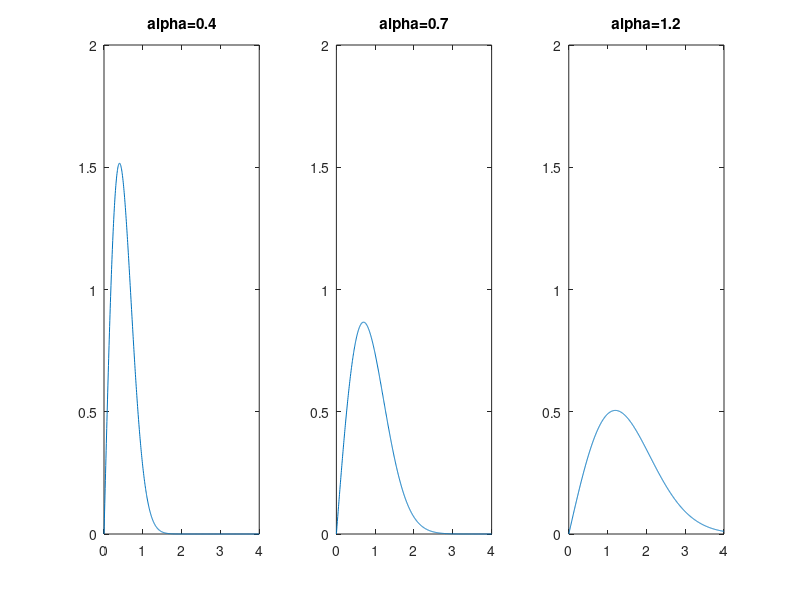

Write the MATLAB code that produced this figure.
x=0:0.005:4;
y=raylpdf(x,0.4);
subplot(131);
plot(x,y);
axis([0 4 0 2]);
title('alpha=0.4');
y=raylpdf(x,0.7);
subplot(132);
plot(x,y);
axis([0 4 0 2]);
title('alpha=0.7');
y=raylpdf(x,1.2);
subplot(133);
plot(x,y);
axis([0 4 0 2]);
title('alpha=1.2');
